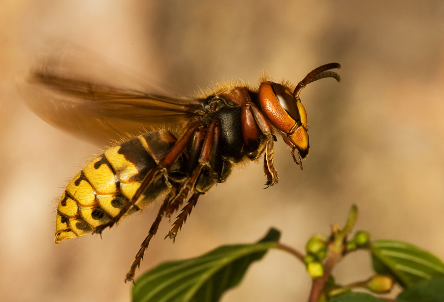
#> input picture cv09/data/Cv09_obr.bmp, 444 x 302 px, found by its file name
$ python main.py
#> lines starting #> are read from the running program, lines starting #| are printed output that depends on the picture
# Made by Vojtěch "Shock" Hejsek, Martin "Granc3k" Šimon
import cv2
import matplotlib.pyplot as plt
import numpy as np


def pca(image):
    depth = image.shape[2]
    vectors = [image[:, :, channel].flatten() for channel in range(depth)]
    effective_vector = np.add.reduce(vectors) / depth
    std_deviation = np.array([np.subtract(x, effective_vector) for x in vectors])
    covariance = np.cov(std_deviation)
    eigenvalues, eigenvectors = np.linalg.eig(covariance)
    eigvecs = eigenvectors[:, np.argsort(eigenvalues)]
    eigenspace = np.matmul(eigvecs, std_deviation)
    return np.array([np.add(v, effective_vector) for v in eigenspace])


def main():
    image = cv2.imread("./cv09/data/Cv09_obr.bmp")
#> image is the input picture: shape (302, 444, 3); mean B, G, R 70.5, 125, 164.3
    image = cv2.cvtColor(image, cv2.COLOR_BGR2RGB)
    width, height = image.shape[:2]
#> width = 302; height = 444
    result = pca(image)
#> in pca, `vectors = [image[:, :, channel].flatten() for channel in range(depth)]`: vectors = 3 items
#> in pca, `covariance = np.cov(std_deviation)`: covariance = [[177.2, 3.06, -180.3], [3.06, 64.05, -67.11], [-180.3, -67.11, 247.4]]
#> in pca, `eigenvalues, eigenvectors = np.linalg.eig(covariance)`: eigenvalues = [404.6, 7.1e-15, 84.1]; eigenvectors = [[-0.615, -0.577, -0.537], [-0.158, -0.577, 0.801], [0.773, -0.577, -0.264]]
#> in pca, `eigvecs = eigenvectors[:, np.argsort(eigenvalues)]`: eigvecs = [[-0.577, -0.537, -0.615], [-0.577, 0.801, -0.158], [-0.577, -0.264, 0.773]]

    plt.figure("Komponenty PCA")
    plt.subplot(2, 2, 1)
    plt.title("Původní obrázek")
    plt.imshow(image)
    plt.subplot(2, 2, 2)
    plt.title("K1")
    plt.imshow(np.reshape(result[0], (width, height)), cmap="gray")
    plt.subplot(2, 2, 3)
    plt.title("K2")
    plt.imshow(np.reshape(result[1], (width, height)), cmap="gray")
    plt.subplot(2, 2, 4)
    plt.title("K3")
    plt.imshow(np.reshape(result[2], (width, height)), cmap="gray")
    plt.show(block=False)
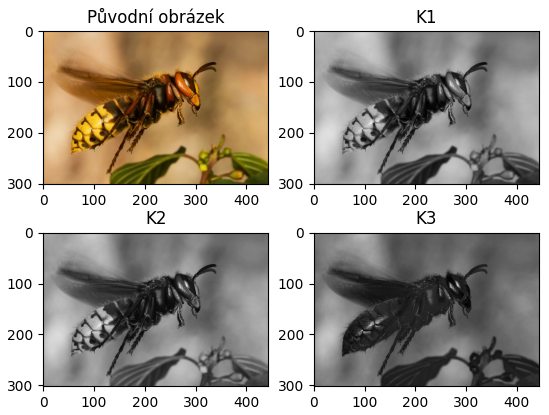
#> figure drawn by matplotlib, 4 panels

    plt.figure("Porovnání")
    plt.subplot(1, 2, 1),
    plt.title("PCA"),
    plt.imshow(np.reshape(result[0], (width, height)), cmap="gray")

    plt.subplot(1, 2, 2),
    plt.title("RGB2GRAY"),
    plt.imshow(cv2.cvtColor(image, cv2.COLOR_RGB2GRAY), cmap="gray")

    plt.show()
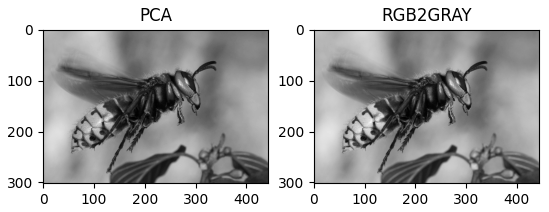
#> figure drawn by matplotlib, 2 panels


if __name__ == "__main__":
    main()
